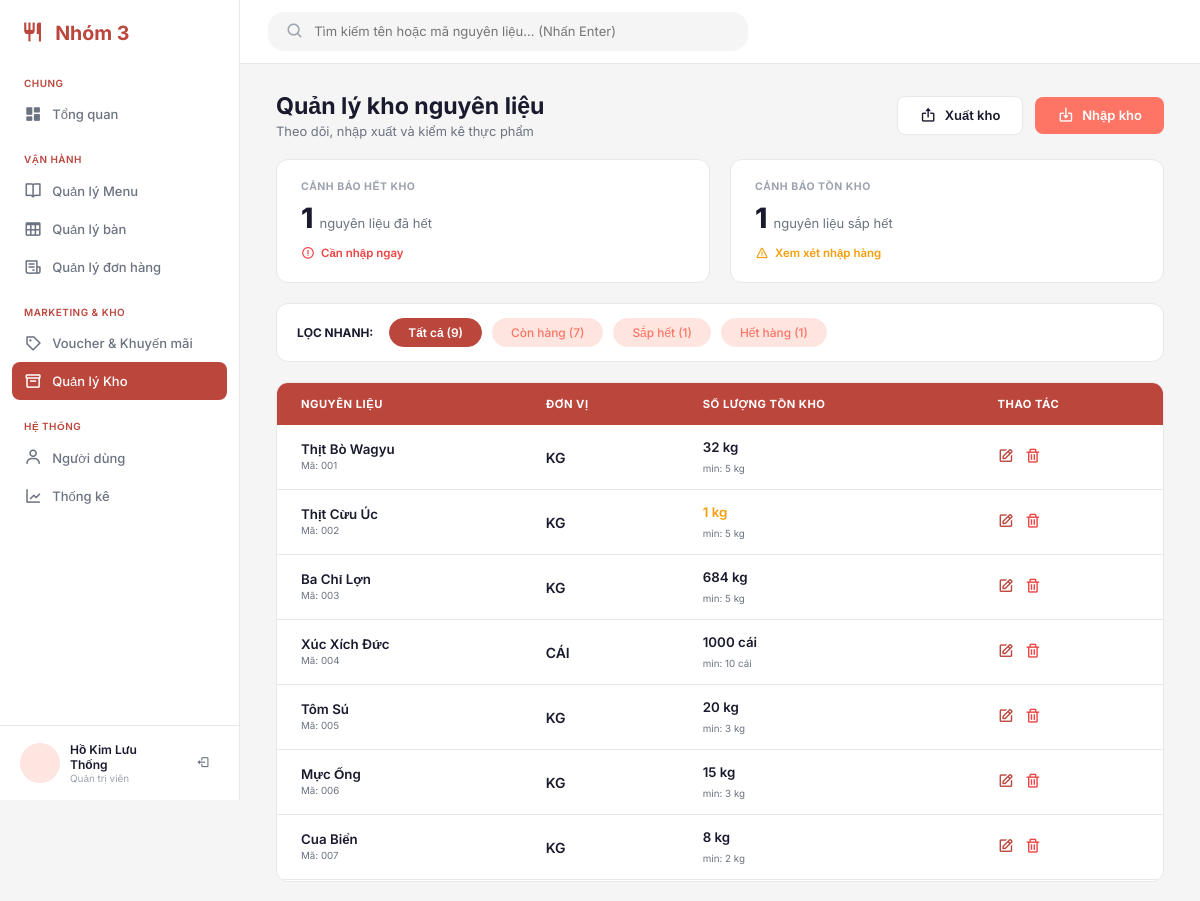
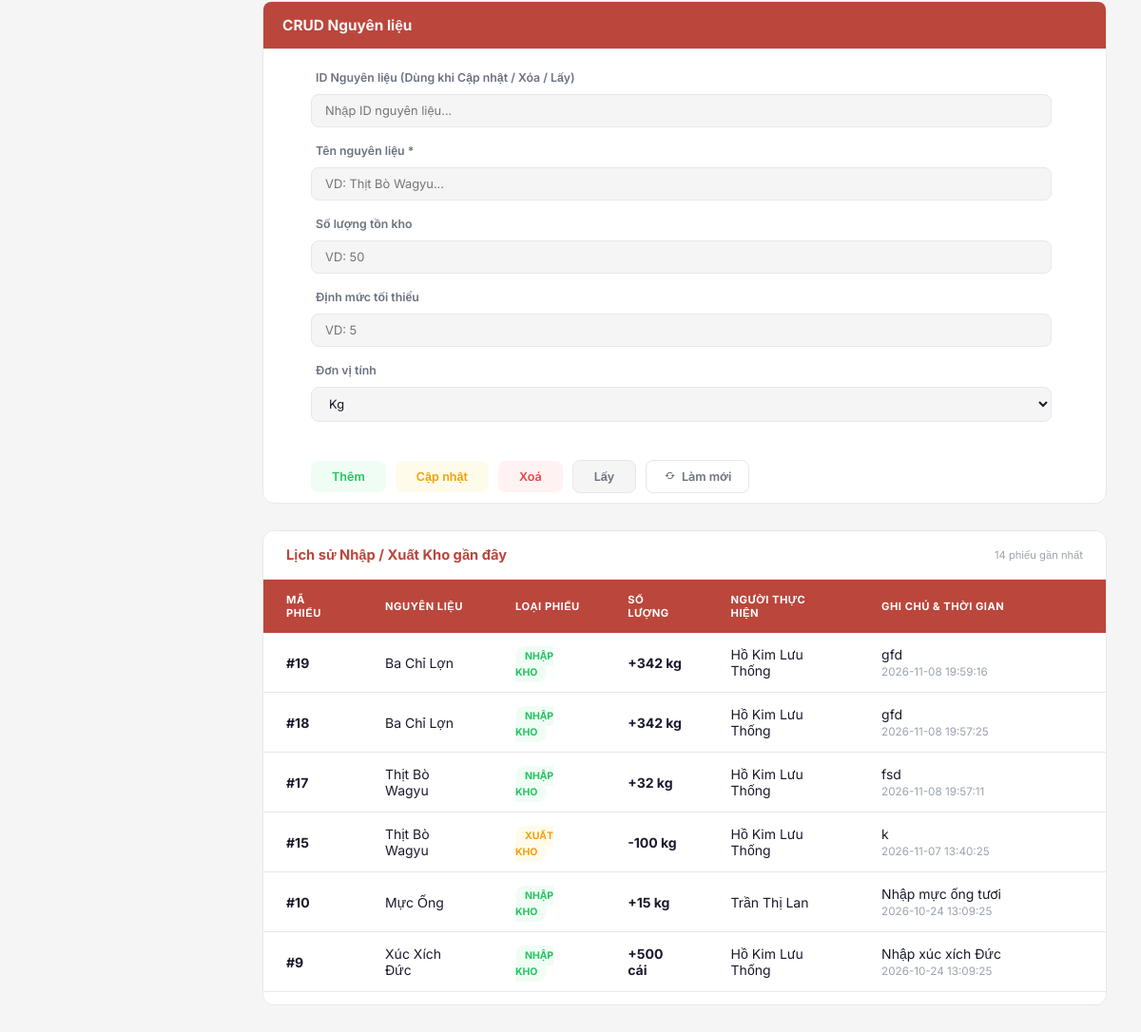
The page /admin/index.php?page=warehouse (signed in) on the database as committed earlier (2 pictures, top to bottom).
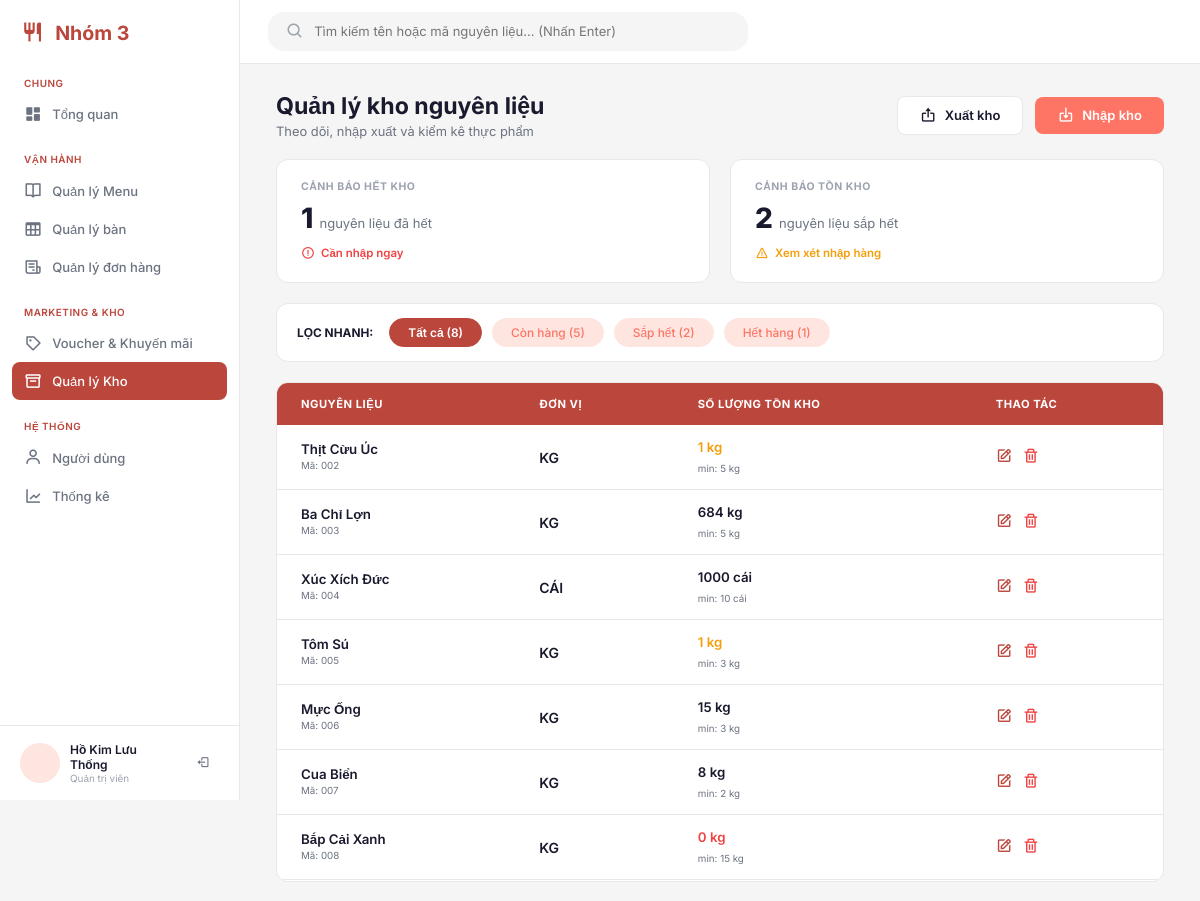
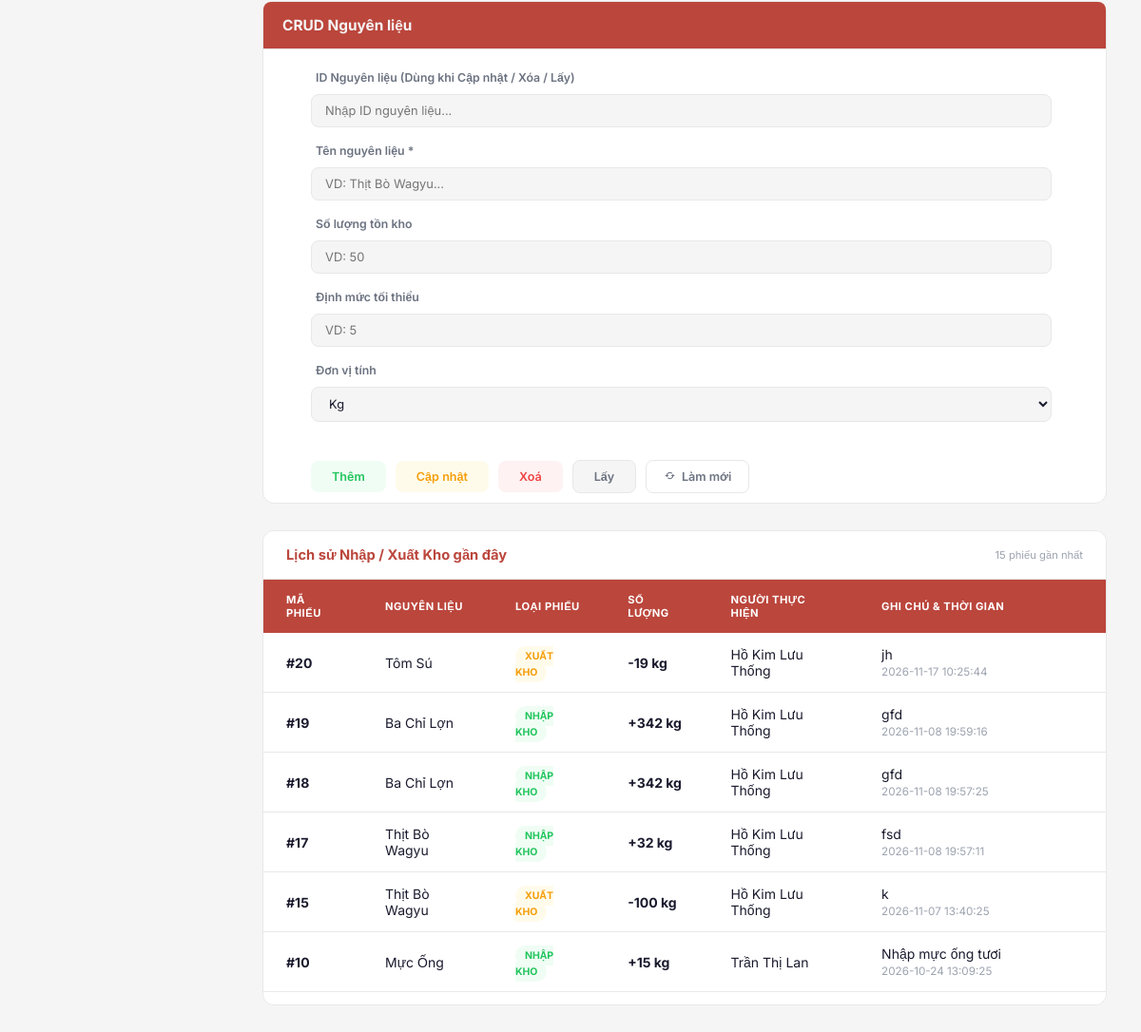
The same page on the database as committed later (2 pictures, top to bottom).
### tables this page shows
CREATE TABLE `ingredient` (
  `ingredientId` int(11) NOT NULL,
  `ingredientName` varchar(150) NOT NULL,
  `unit` varchar(20) NOT NULL,
  `quantityInStock` decimal(12,3) NOT NULL DEFAULT 0.000,
  `minQuantity` decimal(12,3) NOT NULL DEFAULT 0.000,
  `isDeleted` tinyint(1) NOT NULL DEFAULT 0,
  `createdAt` datetime NOT NULL DEFAULT current_timestamp()
);

CREATE TABLE `inventory_log` (
  `logId` int(11) NOT NULL,
  `ingredientId` int(11) NOT NULL,
  `adminId` int(11) DEFAULT NULL,
  `logType` varchar(20) NOT NULL,
  `quantity` decimal(12,3) NOT NULL,
  `note` varchar(255) DEFAULT NULL,
  `createdAt` datetime NOT NULL DEFAULT current_timestamp()
);

### admin/index.php (called while the page is built, shortened)
<?php
$page   = $_GET['page'] ?? 'overview';
require_once __DIR__ . "/page/{$page}/index.php";

### admin/page/warehouse/functions.php (called while the page is built, shortened)
<?php
function warehouse_get_ingredients($conn, $params = [])
{
    $sql   = "SELECT * FROM `ingredient` WHERE isDeleted = 0";
    $filter = (string)($params['filter'] ?? '');
    $cleanSearch = trim((string)($params['search'] ?? ''));
    if (!empty($params['alertOnly']) || $filter === 'out' || $filter === 'low') {
        $sql .= " ORDER BY quantityInStock ASC";
    } elseif ($filter === 'ok') {
        $sql .= " ORDER BY ingredientName ASC";
    } else {
        $sql .= " ORDER BY ingredientId ASC";
    }
    $res = $conn->query($sql);
    return $res ? $res->fetch_all(MYSQLI_ASSOC) : [];
}
function warehouse_get_stock_alert_counts($conn)
{
    $sql = "SELECT
                SUM(CASE WHEN quantityInStock <= 0 THEN 1 ELSE 0 END) AS outCount,
                SUM(CASE WHEN quantityInStock > 0 AND quantityInStock <= minQuantity THEN 1 ELSE 0 END) AS lowCount
            FROM `ingredient`
            WHERE isDeleted = 0";
    $res = $conn->query($sql)->fetch_assoc();
    return [
        'outCount' => (int)($res['outCount'] ?? 0),
        'lowCount' => (int)($res['lowCount'] ?? 0),
    ];
}
function warehouse_get_inventory_logs($conn, $limit = 30)
{
    $sql = "SELECT l.*, i.ingredientName, i.unit, a.adminName
            FROM `inventory_log` l
            LEFT JOIN `ingredient` i ON l.ingredientId = i.ingredientId
            LEFT JOIN `admin` a ON l.adminId = a.adminId
            ORDER BY l.createdAt DESC, l.logId DESC
            LIMIT ?";
    $stmt = $conn->prepare($sql);
    $stmt->bind_param("i", $limit);
    $stmt->execute();
    return $stmt->get_result()->fetch_all(MYSQLI_ASSOC);
}

### admin/page/warehouse/action.php (called while the page is built, shortened)
<?php
require_once __DIR__ . '/functions.php';
$selectedFilter = in_array($_GET['filter'] ?? 'all', ['all', 'ok', 'low', 'out'], true)
    ? ($_GET['filter'] ?? 'all')
    : 'all';
$searchKw       = trim((string)($_GET['search'] ?? ''));
$allIngredients      = warehouse_get_ingredients($conn);
$alertCounts         = warehouse_get_stock_alert_counts($conn);
$outCount            = $alertCounts['outCount'];
$lowCount            = $alertCounts['lowCount'];
$totalAllIngredients = count($allIngredients);
$okCount             = max(0, $totalAllIngredients - $outCount - $lowCount);
$ingredients         = warehouse_get_ingredients($conn, [
    'filter' => ($selectedFilter !== 'all') ? $selectedFilter : '',
    'search' => $searchKw,
]);
$logs = warehouse_get_inventory_logs($conn, 30);

### admin/page/warehouse/index.php (the view, shortened to what the changed rows need)
<?php
require_once __DIR__ . '/action.php';
include_once __DIR__ . '/../../../layouts/admin_header.php';
$searchQuery = ($searchKw !== '') ? '&amp;search=' . urlencode($searchKw) : '';
$filterQuery = ($selectedFilter !== 'all' ? '&amp;filter=' . urlencode($selectedFilter) : '') . $searchQuery;
?>
<div class="page-header">
    <div class="page-header__left">
        <h1 class="page-header__title">Quản lý kho nguyên liệu</h1>
    </div>
</div>
<div class="alert-cards">
    <div class="alert-card alert-card--warning">
        <p class="alert-card__label">CẢNH BÁO TỒN KHO</p>
        <p class="alert-card__value"><?= $lowCount ?> <span class="alert-card__unit">nguyên liệu sắp hết</span></p>
        <a href="index.php?page=warehouse&amp;filter=low<?= $searchQuery ?>#inventoryTable" class="alert-card__action alert-card__action--warning">
            <i class="bx bx-error"></i> Xem xét nhập hàng
        </a>
    </div>
</div>
<div class="filter-card">
    <div class="filter-card__tags" id="stockFilterTags">
        <a href="index.php?page=warehouse&amp;filter=all<?= $searchQuery ?>"
            class="filter-tag <?= ($selectedFilter === 'all') ? 'filter-tag--active' : '' ?>">
            Tất cả (<?= $totalAllIngredients ?>)
        </a>
        <a href="index.php?page=warehouse&amp;filter=ok<?= $searchQuery ?>"
            class="filter-tag <?= ($selectedFilter === 'ok') ? 'filter-tag--active' : '' ?>">
            Còn hàng (<?= $okCount ?>)
        </a>
        <a href="index.php?page=warehouse&amp;filter=low<?= $searchQuery ?>"
            class="filter-tag <?= ($selectedFilter === 'low') ? 'filter-tag--active' : '' ?>">
            Sắp hết (<?= $lowCount ?>)
        </a>
        <a href="index.php?page=warehouse&amp;filter=out<?= $searchQuery ?>"
            class="filter-tag <?= ($selectedFilter === 'out') ? 'filter-tag--active' : '' ?>">
            Hết hàng (<?= $outCount ?>)
        </a>
    </div>
</div>
<div class="table-card" id="inventoryTable">
    <table class="inventory-table">
        <thead>
            <tr>
                <th>NGUYÊN LIỆU</th>
                <th>ĐƠN VỊ</th>
                <th>SỐ LƯỢNG TỒN KHO</th>
                <th>THAO TÁC</th>
            </tr>
        </thead>
        <tbody id="warehouseTableBody">
            <?php if (!empty($ingredients)): ?>
                <?php foreach ($ingredients as $ing): ?>
                    <?php
                    $qty      = (float)$ing['quantityInStock'];
                    $min      = (float)$ing['minQuantity'];
                    $unit     = $ing['unit'];
                    $state    = ($qty <= 0) ? 'out' : (($qty <= $min) ? 'low' : 'ok');
                    $qtyClass = ($state === 'out') ? 'alert-card__action--danger' : (($state === 'low') ? 'alert-card__action--warning' : '');
                    ?>
                    <tr>
                        <td>
                            <div class="food-info">
                                <p class="food-info__name"><?= htmlspecialchars($ing['ingredientName']) ?></p>
                                <p class="food-info__code">Mã: <?= str_pad((string)$ing['ingredientId'], 3, '0', STR_PAD_LEFT) ?></p>
                            </div>
                        </td>
                        <td>
                            <span class="food--category"><?= htmlspecialchars($unit) ?></span>
                        </td>
                        <td>
                            <p class="food-info__quantity <?= $qtyClass ?>">
                                <?= rtrim(rtrim(number_format($qty, 2, '.', ''), '0'), '.') ?> <?= htmlspecialchars($unit) ?>
                            </p>
                            <span class="min-quantity"><span>min:</span> <?= rtrim(rtrim(number_format($min, 2, '.', ''), '0'), '.') ?> <?= htmlspecialchars($unit) ?></span>
                        </td>
                        <td>
                            <div class="table-actions">
                                <a href="index.php?page=warehouse&amp;edit_id=<?= (int)$ing['ingredientId'] ?><?= $filterQuery ?>#ingredientCrudForm"
                                    title="Chọn sửa nguyên liệu này"
                                    class="table-action-btn table-action-btn--edit">
                                    <i class="bx bx-edit"></i>
                                </a>
                                <form action="index.php?page=warehouse<?= $filterQuery ?>" method="POST" class="inline-action-form">
                                    <button type="submit" name="btn_delete_item"
                                        onclick="return confirm('Xóa nguyên liệu <?= htmlspecialchars(addslashes($ing['ingredientName'])) ?>?')"
                                        title="Xóa nguyên liệu"
                                        class="table-action-btn table-action-btn--delete">
                                        <i class="bx bx-trash"></i>
                                    </button>
                                </form>
                            </div>
                        </td>
                    </tr>
                <?php endforeach; ?>
            <?php else: ?>
                <tr>
                    <td colspan="4" class="table-empty-row">Không tìm thấy nguyên liệu phù hợp trong kho.</td>
                </tr>
            <?php endif; ?>
        </tbody>
    </table>
</div>
<div class="table-card table-card--spaced">
    <div class="table-card__header">
        <h3 class="table-card__title">Lịch sử Nhập / Xuất Kho gần đây</h3>
        <span class="table-card__meta"><?= count($logs) ?> phiếu gần nhất</span>
    </div>
    <table class="inventory-table">
        <thead>
            <tr>
                <th>MÃ PHIẾU</th>
                <th>NGUYÊN LIỆU</th>
                <th>LOẠI PHIẾU</th>
                <th>SỐ LƯỢNG</th>
                <th>NGƯỜI THỰC HIỆN</th>
                <th>GHI CHÚ & THỜI GIAN</th>
            </tr>
        </thead>
        <tbody>
            <?php if (!empty($logs)): ?>
                <?php foreach ($logs as $log): ?>
                    <?php $isImport = (strtoupper((string)$log['logType']) === 'IMPORT'); ?>
                    <tr>
                        <td><strong>#<?= (int)$log['logId'] ?></strong></td>
                        <td><?= htmlspecialchars((string)($log['ingredientName'] ?? 'Đã xóa')) ?></td>
                        <td>
                            <span class="log-badge <?= $isImport ? 'log-badge--import' : 'log-badge--export' ?>">
                                <?= $isImport ? 'NHẬP KHO' : 'XUẤT KHO' ?>
                            </span>
                        </td>
                        <td>
                            <strong><?= $isImport ? '+' : '-' ?><?= rtrim(rtrim(number_format((float)$log['quantity'], 2, '.', ''), '0'), '.') ?> <?= htmlspecialchars((string)($log['unit'] ?? '')) ?></strong>
                        </td>
                        <td><?= htmlspecialchars((string)($log['adminName'] ?? 'Quản trị viên')) ?></td>
                        <td>
                            <div><?= htmlspecialchars((string)($log['note'] ?? '')) ?></div>
                            <small class="log-time"><?= htmlspecialchars((string)($log['createdAt'] ?? '')) ?></small>
                        </td>
                    </tr>
                <?php endforeach; ?>
            <?php else: ?>
                <tr>
                    <td colspan="6" class="table-empty-row table-empty-row--compact">Chưa có lịch sử nhập/xuất kho.</td>
                </tr>
            <?php endif; ?>
        </tbody>
    </table>
</div>
</main>
</div>
</body>
</html>

Rows that differ between the two databases and show on the page:
no longer on this page (row edited): ingredient: ingredientName "Thịt Bò Wagyu", ingredientId "001", unit "KG", quantityInStock "32", unit "kg", minQuantity "5"
no longer on this page (row unchanged): inventory_log: logId "9", ingredientId.ingredientName "Xúc Xích Đức", logType "NHẬP KHO", quantity "500", ingredientId.unit "cái", adminId.adminName "Hồ Kim Lưu Thống", note "Nhập xúc xích Đức", createdAt "2026-10-24 13:09:25"
changed ingredient "Tôm Sú": quantityInStock "20" → "1"
now on this page (row unchanged): ingredient: ingredientName "Bắp Cải Xanh", ingredientId "008", unit "KG", quantityInStock "0", unit "kg", minQuantity "15"
added inventory_log: logId "20", ingredientId.ingredientName "Tôm Sú", logType "XUẤT KHO", quantity "19", ingredientId.unit "kg", adminId.adminName "Hồ Kim Lưu Thống", note "jh", createdAt "2026-11-17 10:25:44"
Other text that changed with them:
$lowCount: "1" → "2"
$totalAllIngredients: "9" → "8"
$okCount: "7" → "5"
count($logs): "14" → "15"
